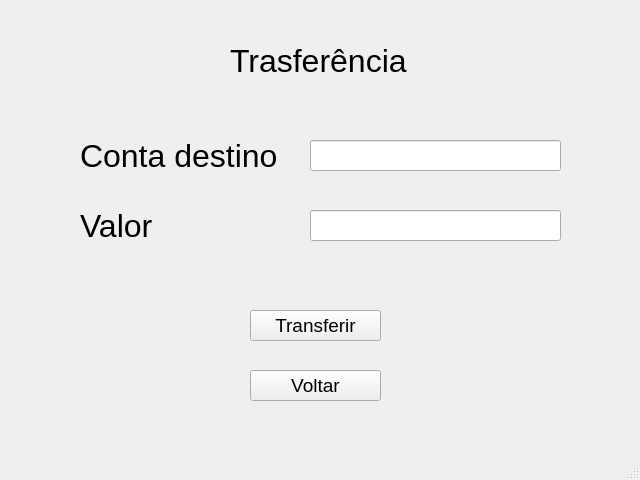
<?xml version="1.0" encoding="UTF-8"?>
<ui version="4.0">
 <class>MainWindow</class>
 <widget class="QMainWindow" name="MainWindow">
  <property name="geometry">
   <rect>
    <x>0</x>
    <y>0</y>
    <width>640</width>
    <height>480</height>
   </rect>
  </property>
  <property name="windowTitle">
   <string>MainWindow</string>
  </property>
  <widget class="QWidget" name="centralwidget">
   <widget class="QLabel" name="label">
    <property name="geometry">
     <rect>
      <x>230</x>
      <y>40</y>
      <width>181</width>
      <height>41</height>
     </rect>
    </property>
    <property name="font">
     <font>
      <pointsize>24</pointsize>
     </font>
    </property>
    <property name="text">
     <string>Trasferência</string>
    </property>
   </widget>
   <widget class="QLineEdit" name="lineEdit">
    <property name="geometry">
     <rect>
      <x>310</x>
      <y>140</y>
      <width>251</width>
      <height>31</height>
     </rect>
    </property>
   </widget>
   <widget class="QLabel" name="label_2">
    <property name="geometry">
     <rect>
      <x>80</x>
      <y>140</y>
      <width>201</width>
      <height>31</height>
     </rect>
    </property>
    <property name="font">
     <font>
      <pointsize>24</pointsize>
     </font>
    </property>
    <property name="text">
     <string>Conta destino</string>
    </property>
   </widget>
   <widget class="QLabel" name="label_3">
    <property name="geometry">
     <rect>
      <x>80</x>
      <y>210</y>
      <width>201</width>
      <height>31</height>
     </rect>
    </property>
    <property name="font">
     <font>
      <pointsize>24</pointsize>
     </font>
    </property>
    <property name="text">
     <string>Valor</string>
    </property>
   </widget>
   <widget class="QLineEdit" name="lineEdit_2">
    <property name="geometry">
     <rect>
      <x>310</x>
      <y>210</y>
      <width>251</width>
      <height>31</height>
     </rect>
    </property>
   </widget>
   <widget class="QPushButton" name="pushButton">
    <property name="geometry">
     <rect>
      <x>250</x>
      <y>310</y>
      <width>131</width>
      <height>31</height>
     </rect>
    </property>
    <property name="font">
     <font>
      <pointsize>14</pointsize>
     </font>
    </property>
    <property name="text">
     <string>Transferir</string>
    </property>
   </widget>
   <widget class="QPushButton" name="pushButton_2">
    <property name="geometry">
     <rect>
      <x>250</x>
      <y>370</y>
      <width>131</width>
      <height>31</height>
     </rect>
    </property>
    <property name="font">
     <font>
      <pointsize>14</pointsize>
     </font>
    </property>
    <property name="text">
     <string>Voltar</string>
    </property>
   </widget>
  </widget>
  <widget class="QMenuBar" name="menubar">
   <property name="geometry">
    <rect>
     <x>0</x>
     <y>0</y>
     <width>640</width>
     <height>21</height>
    </rect>
   </property>
  </widget>
  <widget class="QStatusBar" name="statusbar"/>
 </widget>
 <resources/>
 <connections/>
</ui>
